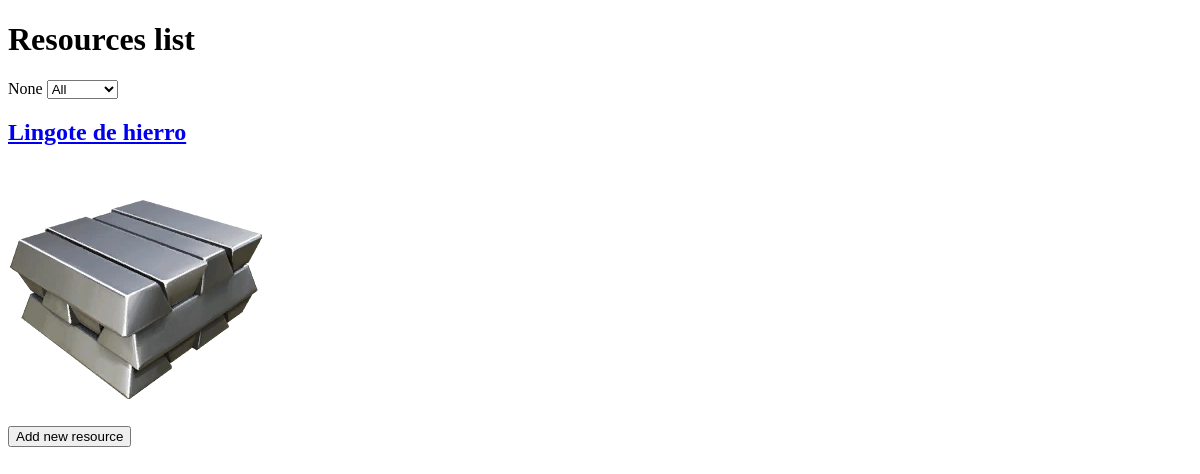
The page /list/ on the database as committed earlier.
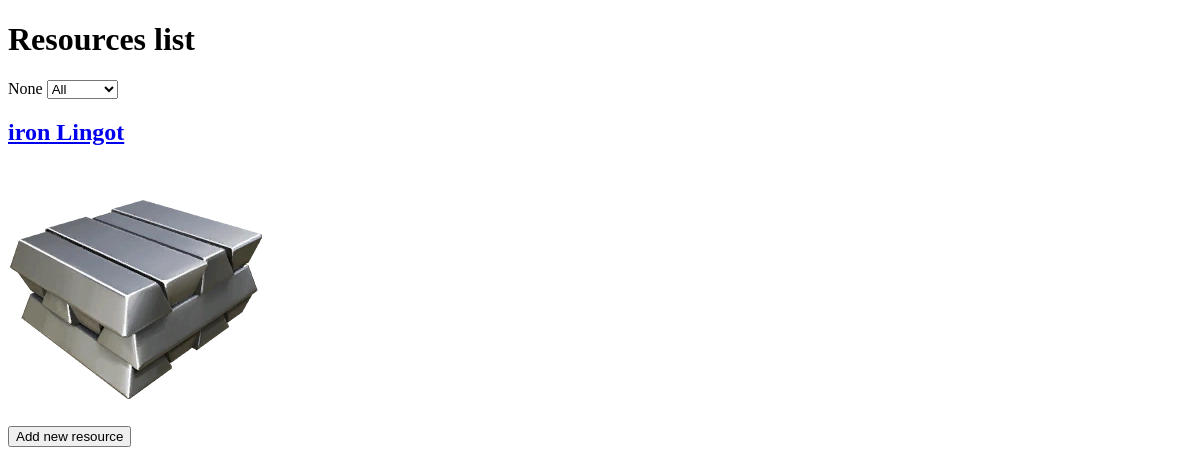
The same page on the database as committed later.
### apps/objects/models.py (models this page shows, shortened)
class Resource(models.Model):
    class Messure(models.IntegerChoices):
        UDS = 0, _("Units")
        LTR = 1, _("Liters")
    name = models.CharField(max_length=50, unique=True)
    img = models.ImageField(upload_to="resources")
    messure = models.IntegerField(default=Messure.UDS, choices=Messure.choices)

### apps/objects/views.py (the view)
# urls.py: path("list/", views.ObjectsList.as_view(), name="list"),
class ObjectsList(ListView):
    template_name = "apps/objects_list.html"
    model = Resource
    context_object_name = "resources"
    def get_context_data(self, *args, **kwargs):
        context = super().get_context_data(*args, **kwargs)
        context["markers"] = self.request.session.get("markers_resources")
        return context

### templates/apps/objects_list.html (shortened to what this page needs)
{% extends "base.html" %}
{% load static %}
{% block styles %}
<link rel="stylesheet" href="{% static "styles/resourceList.css" %}">
{% endblock styles %}
{% block content %}
<h1>Resources list</h1>
{{markers}}
<select name="filter" id="resourceFilter">
    <option value="false" selected>All</option>
</select>
<section id="list">
    {% for resource in resources %}
    <a href="{% url "objects:details" resource.id %}"
    {% if resource.id in markers %}
    data-marked="true"
    {% else %}
    data-marked="false"
    {% endif %}
    >
            <article>
                <h2>{{resource.name}}</h2>
                <img src="{{resource.img.url}}" alt="Imaxen de {{resource.name}}">
            </article>
        </a>
        {% endfor %}
</section>
<a href="{% url "objects:forms:create" %}"><button>Add new resource</button></a>
{% endblock content %}

### templates/base.html (shortened to what this page needs)
<!DOCTYPE html>
<html lang="en">
<head>
    {% block styles %}
    {% endblock styles %}
</head>
<body>
    {% block content %}
    {% endblock content %}
</body>
</html>

Rows that differ between the two databases and show on the page:
removed Resource: name "Lingote de hierro", img (picture)
added Resource: name "iron Lingot", img (picture)
